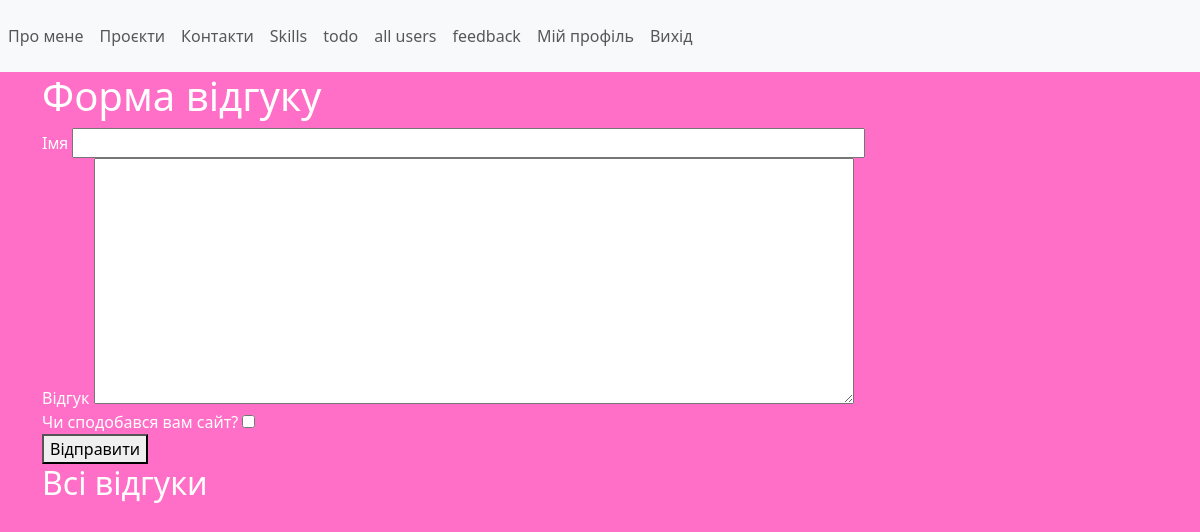
/feedback (signed in), run on an earlier commit of the app's database.
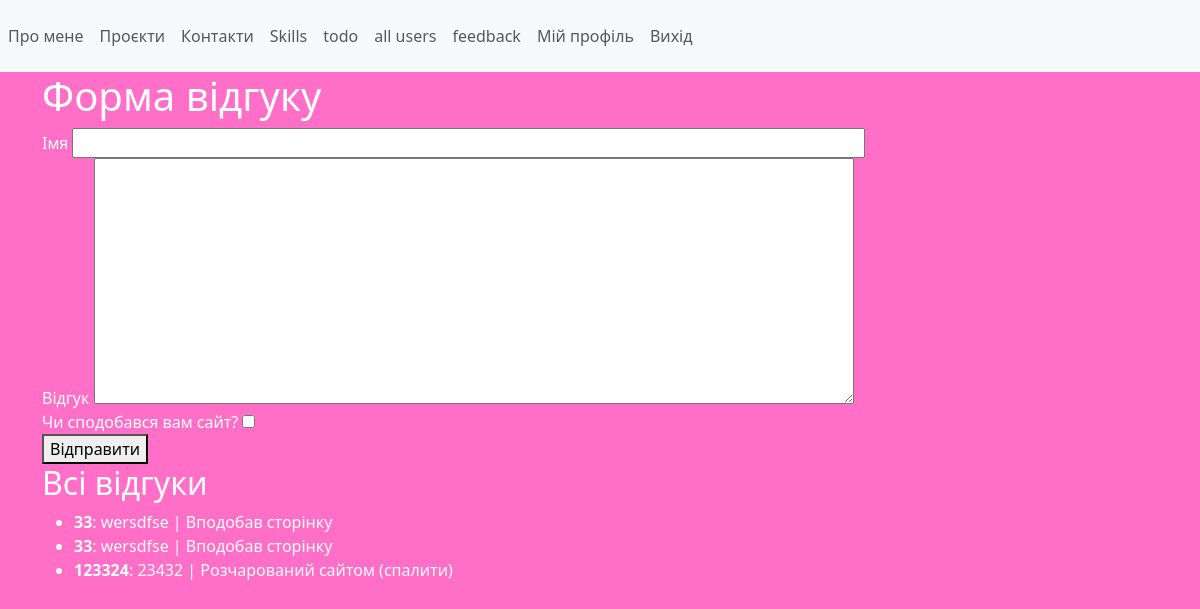
And on a later commit of the database.
### app/models.py (models this page shows, shortened)
class Feedback(db.Model):
    id = db.Column(db.Integer, primary_key=True)
    name = db.Column(db.String(80), nullable=False)
    feedback_text = db.Column(db.Text, nullable=False)
    liked = db.Column(db.Boolean, nullable=True, default=False)
    created_at = db.Column(db.DateTime, default=datetime.utcnow)

### app/feedback/views.py (the view, shortened to what this page needs)
@feedback_bp.route('/feedback', methods=['GET', 'POST'])
def feedback():
    form = FeedbackForm()
    feedbacks = Feedback.query.all()
    return render_template('feedback.html', form=form, feedbacks=feedbacks, navigation=navigation)

### app/feedback/forms.py
class FeedbackForm(FlaskForm):
    name = StringField('Імя', validators=[DataRequired()])
    feedback_text = TextAreaField('Відгук', validators=[DataRequired()])
    liked = BooleanField('Чи сподобався вам сайт?')

### app/models.py (called while the page is built)
@login_manager.user_loader
def load_user(user_id):
    return User.query.get(int(user_id))

### app/feedback/templates/feedback.html (shortened to what this page needs)
{% extends 'base.html' %}
{% block content %}
<h1>Форма відгуку</h1>
<form method="POST">
    <div>
        {{ form.name.label }}
        {{ form.name(size=80) }}
    </div>
    <div>
        {{ form.feedback_text.label }}
        {{ form.feedback_text(cols=80, rows=10) }}
    </div>
    <div>
        {{ form.liked.label }}
        {{ form.liked }}
    </div>
    <div>
        <button type="submit">Відправити</button>
    </div>
</form>
<h2>Всі відгуки</h2>
<ul>
    {% for feedback in feedbacks %}
    <li><strong>{{ feedback.name }}</strong>: {{ feedback.feedback_text }}
        | {% if feedback.liked %}
        Вподобав сторінку
        {% else %}
        Розчарований сайтом (спалити)
        {% endif %}
        {% endfor %}
</ul>
{% endblock %}

What changed in the data, as far as the page shows it:
added Feedback: name "33", feedback_text "wersdfse", liked "Вподобав сторінку"
added Feedback: name "33", feedback_text "wersdfse", liked "Вподобав сторінку"
added Feedback: name "123324", feedback_text "23432", liked "Розчарований сайтом (спалити)"
